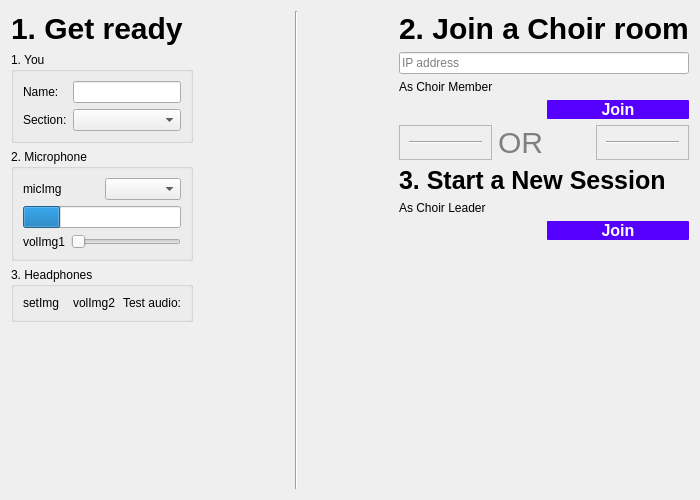
<?xml version="1.0" encoding="UTF-8"?>
<ui version="4.0">
 <class>SecondDialog</class>
 <widget class="QDialog" name="SecondDialog">
  <property name="geometry">
   <rect>
    <x>0</x>
    <y>0</y>
    <width>700</width>
    <height>500</height>
   </rect>
  </property>
  <property name="windowTitle">
   <string>Dialog</string>
  </property>
  <property name="styleSheet">
   <string notr="true">font-family: &quot;Comic Sans MS&quot;;</string>
  </property>
  <layout class="QHBoxLayout" name="horizontalLayout_8">
   <item>
    <layout class="QVBoxLayout" name="verticalLayout_6">
     <item>
      <layout class="QVBoxLayout" name="verticalLayout_5">
       <item>
        <widget class="QLabel" name="label">
         <property name="styleSheet">
          <string notr="true">font-size: 30px;
font-family: &quot;Comic Sans MS&quot;;
font: bold;</string>
         </property>
         <property name="text">
          <string>1. Get ready</string>
         </property>
        </widget>
       </item>
       <item>
        <widget class="QGroupBox" name="groupBox">
         <property name="styleSheet">
          <string notr="true">font-family: &quot;Comic Sans MS&quot;;</string>
         </property>
         <property name="title">
          <string>1. You</string>
         </property>
         <layout class="QHBoxLayout" name="horizontalLayout">
          <item>
           <layout class="QVBoxLayout" name="verticalLayout_2">
            <item>
             <widget class="QLabel" name="label_3">
              <property name="styleSheet">
               <string notr="true">font-family: &quot;Comic Sans MS&quot;;</string>
              </property>
              <property name="text">
               <string>Name:</string>
              </property>
             </widget>
            </item>
            <item>
             <widget class="QLabel" name="label_4">
              <property name="text">
               <string>Section:</string>
              </property>
             </widget>
            </item>
           </layout>
          </item>
          <item>
           <layout class="QVBoxLayout" name="verticalLayout_3">
            <item>
             <widget class="QLineEdit" name="lblName"/>
            </item>
            <item>
             <widget class="QComboBox" name="comboBox"/>
            </item>
           </layout>
          </item>
         </layout>
        </widget>
       </item>
       <item>
        <widget class="QGroupBox" name="groupBox_2">
         <property name="styleSheet">
          <string notr="true">font-family: &quot;Comic Sans MS&quot;;</string>
         </property>
         <property name="title">
          <string>2. Microphone</string>
         </property>
         <layout class="QVBoxLayout" name="verticalLayout_4">
          <item>
           <layout class="QHBoxLayout" name="horizontalLayout_5">
            <item>
             <widget class="QLabel" name="label_5">
              <property name="text">
               <string>micImg</string>
              </property>
             </widget>
            </item>
            <item>
             <widget class="QComboBox" name="comboBox_2"/>
            </item>
           </layout>
          </item>
          <item>
           <widget class="QProgressBar" name="progressBar">
            <property name="value">
             <number>24</number>
            </property>
            <property name="textVisible">
             <bool>false</bool>
            </property>
           </widget>
          </item>
          <item>
           <layout class="QHBoxLayout" name="horizontalLayout_6">
            <item>
             <widget class="QLabel" name="label_6">
              <property name="text">
               <string>volImg1</string>
              </property>
             </widget>
            </item>
            <item>
             <widget class="QSlider" name="horizontalSlider_2">
              <property name="orientation">
               <enum>Qt::Horizontal</enum>
              </property>
             </widget>
            </item>
           </layout>
          </item>
         </layout>
        </widget>
       </item>
       <item>
        <widget class="QGroupBox" name="groupBox_3">
         <property name="styleSheet">
          <string notr="true">font-family: &quot;Comic Sans MS&quot;;</string>
         </property>
         <property name="title">
          <string>3. Headphones</string>
         </property>
         <layout class="QHBoxLayout" name="horizontalLayout_7">
          <item>
           <widget class="QLabel" name="label_8">
            <property name="text">
             <string>setImg</string>
            </property>
           </widget>
          </item>
          <item>
           <widget class="QLabel" name="label_7">
            <property name="text">
             <string>volImg2</string>
            </property>
           </widget>
          </item>
          <item>
           <widget class="QLabel" name="label_9">
            <property name="text">
             <string>Test audio:</string>
            </property>
           </widget>
          </item>
         </layout>
        </widget>
       </item>
      </layout>
     </item>
     <item>
      <spacer name="verticalSpacer_2">
       <property name="orientation">
        <enum>Qt::Vertical</enum>
       </property>
       <property name="sizeHint" stdset="0">
        <size>
         <width>20</width>
         <height>28</height>
        </size>
       </property>
      </spacer>
     </item>
    </layout>
   </item>
   <item>
    <spacer name="horizontalSpacer">
     <property name="orientation">
      <enum>Qt::Horizontal</enum>
     </property>
     <property name="sizeHint" stdset="0">
      <size>
       <width>36</width>
       <height>20</height>
      </size>
     </property>
    </spacer>
   </item>
   <item>
    <widget class="Line" name="line">
     <property name="orientation">
      <enum>Qt::Vertical</enum>
     </property>
    </widget>
   </item>
   <item>
    <spacer name="horizontalSpacer_2">
     <property name="orientation">
      <enum>Qt::Horizontal</enum>
     </property>
     <property name="sizeHint" stdset="0">
      <size>
       <width>36</width>
       <height>20</height>
      </size>
     </property>
    </spacer>
   </item>
   <item>
    <layout class="QVBoxLayout" name="verticalLayout_7">
     <item>
      <layout class="QVBoxLayout" name="verticalLayout">
       <item>
        <layout class="QGridLayout" name="gridLayout_2">
         <item row="3" column="1">
          <widget class="QPushButton" name="pushButton">
           <property name="enabled">
            <bool>true</bool>
           </property>
           <property name="styleSheet">
            <string notr="true">font-size: 16px;
font-family: &quot;Comic Sans MS&quot;;
font: bold;
color: rgb(255, 255, 255);
border-radius: 1px;
background-color: rgb(85, 0, 255);
/*For getting optimal results i will add an Image as background fot the button*/</string>
           </property>
           <property name="text">
            <string>Join</string>
           </property>
          </widget>
         </item>
         <item row="2" column="0">
          <widget class="QLabel" name="label_12">
           <property name="text">
            <string>As Choir Member</string>
           </property>
          </widget>
         </item>
         <item row="1" column="0" colspan="2">
          <widget class="QLineEdit" name="lineEdit">
           <property name="placeholderText">
            <string>IP address</string>
           </property>
          </widget>
         </item>
         <item row="0" column="0" colspan="2">
          <widget class="QLabel" name="label_2">
           <property name="styleSheet">
            <string notr="true">font-size: 30px;
font-family: &quot;Comic Sans MS&quot;;
font: bold</string>
           </property>
           <property name="text">
            <string>2. Join a Choir room</string>
           </property>
          </widget>
         </item>
        </layout>
       </item>
       <item>
        <layout class="QHBoxLayout" name="horizontalLayout_4">
         <item>
          <widget class="QFrame" name="frame">
           <property name="frameShape">
            <enum>QFrame::StyledPanel</enum>
           </property>
           <property name="frameShadow">
            <enum>QFrame::Raised</enum>
           </property>
           <layout class="QHBoxLayout" name="horizontalLayout_2">
            <item>
             <widget class="Line" name="line_2">
              <property name="styleSheet">
               <string notr="true">color: gray</string>
              </property>
              <property name="orientation">
               <enum>Qt::Horizontal</enum>
              </property>
             </widget>
            </item>
           </layout>
          </widget>
         </item>
         <item>
          <widget class="QLabel" name="label_10">
           <property name="styleSheet">
            <string notr="true">font-size: 30px;
color: gray</string>
           </property>
           <property name="text">
            <string>OR</string>
           </property>
          </widget>
         </item>
         <item>
          <widget class="QFrame" name="frame_2">
           <property name="frameShape">
            <enum>QFrame::StyledPanel</enum>
           </property>
           <property name="frameShadow">
            <enum>QFrame::Raised</enum>
           </property>
           <layout class="QHBoxLayout" name="horizontalLayout_3">
            <item>
             <widget class="Line" name="line_3">
              <property name="styleSheet">
               <string notr="true">color: gray</string>
              </property>
              <property name="orientation">
               <enum>Qt::Horizontal</enum>
              </property>
             </widget>
            </item>
           </layout>
          </widget>
         </item>
        </layout>
       </item>
       <item>
        <layout class="QGridLayout" name="gridLayout">
         <item row="0" column="0" colspan="2">
          <widget class="QLabel" name="label_11">
           <property name="styleSheet">
            <string notr="true">font-size: 25px;
font-family: &quot;Comic Sans MS&quot;;
font: bold</string>
           </property>
           <property name="text">
            <string>3. Start a New Session</string>
           </property>
          </widget>
         </item>
         <item row="1" column="0">
          <widget class="QLabel" name="label_13">
           <property name="text">
            <string>As Choir Leader</string>
           </property>
          </widget>
         </item>
         <item row="2" column="1">
          <widget class="QPushButton" name="pushButton_2">
           <property name="enabled">
            <bool>true</bool>
           </property>
           <property name="styleSheet">
            <string notr="true">font-size: 16px;
font-family: &quot;Comic Sans MS&quot;;
font: bold;
color: rgb(255, 255, 255);
border-radius: 1px;
background-color: rgb(85, 0, 255);
/*For getting optimal results i will add an Image as background fot the button*/</string>
           </property>
           <property name="text">
            <string>Join</string>
           </property>
          </widget>
         </item>
        </layout>
       </item>
      </layout>
     </item>
     <item>
      <spacer name="verticalSpacer_4">
       <property name="orientation">
        <enum>Qt::Vertical</enum>
       </property>
       <property name="sizeHint" stdset="0">
        <size>
         <width>20</width>
         <height>28</height>
        </size>
       </property>
      </spacer>
     </item>
    </layout>
   </item>
  </layout>
 </widget>
 <resources/>
 <connections/>
</ui>
